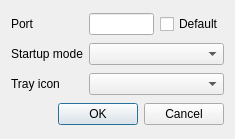
<?xml version="1.0" encoding="UTF-8"?>
<ui version="4.0">
 <class>CommonSettingsDialog</class>
 <widget class="QDialog" name="CommonSettingsDialog">
  <property name="geometry">
   <rect>
    <x>0</x>
    <y>0</y>
    <width>235</width>
    <height>139</height>
   </rect>
  </property>
  <property name="windowTitle">
   <string>Dialog</string>
  </property>
  <layout class="QGridLayout" name="gridLayout">
   <item row="0" column="0">
    <widget class="QLabel" name="label">
     <property name="text">
      <string>Port</string>
     </property>
    </widget>
   </item>
   <item row="0" column="1">
    <widget class="QLineEdit" name="lePort"/>
   </item>
   <item row="0" column="2">
    <widget class="QCheckBox" name="cbPort">
     <property name="text">
      <string>Default</string>
     </property>
    </widget>
   </item>
   <item row="1" column="0">
    <widget class="QLabel" name="label_2">
     <property name="text">
      <string>Startup mode</string>
     </property>
    </widget>
   </item>
   <item row="1" column="1" colspan="2">
    <widget class="QComboBox" name="cbStartupMode"/>
   </item>
   <item row="2" column="0">
    <widget class="QLabel" name="label_3">
     <property name="text">
      <string>Tray icon</string>
     </property>
    </widget>
   </item>
   <item row="2" column="1" colspan="2">
    <widget class="QComboBox" name="cbTrayIcon"/>
   </item>
   <item row="3" column="0" colspan="3">
    <widget class="QDialogButtonBox" name="buttonBox">
     <property name="orientation">
      <enum>Qt::Horizontal</enum>
     </property>
     <property name="standardButtons">
      <set>QDialogButtonBox::Cancel|QDialogButtonBox::Ok</set>
     </property>
    </widget>
   </item>
  </layout>
 </widget>
 <resources/>
 <connections>
  <connection>
   <sender>buttonBox</sender>
   <signal>accepted()</signal>
   <receiver>CommonSettingsDialog</receiver>
   <slot>accept()</slot>
   <hints>
    <hint type="sourcelabel">
     <x>248</x>
     <y>254</y>
    </hint>
    <hint type="destinationlabel">
     <x>157</x>
     <y>274</y>
    </hint>
   </hints>
  </connection>
  <connection>
   <sender>buttonBox</sender>
   <signal>rejected()</signal>
   <receiver>CommonSettingsDialog</receiver>
   <slot>reject()</slot>
   <hints>
    <hint type="sourcelabel">
     <x>316</x>
     <y>260</y>
    </hint>
    <hint type="destinationlabel">
     <x>286</x>
     <y>274</y>
    </hint>
   </hints>
  </connection>
 </connections>
</ui>
